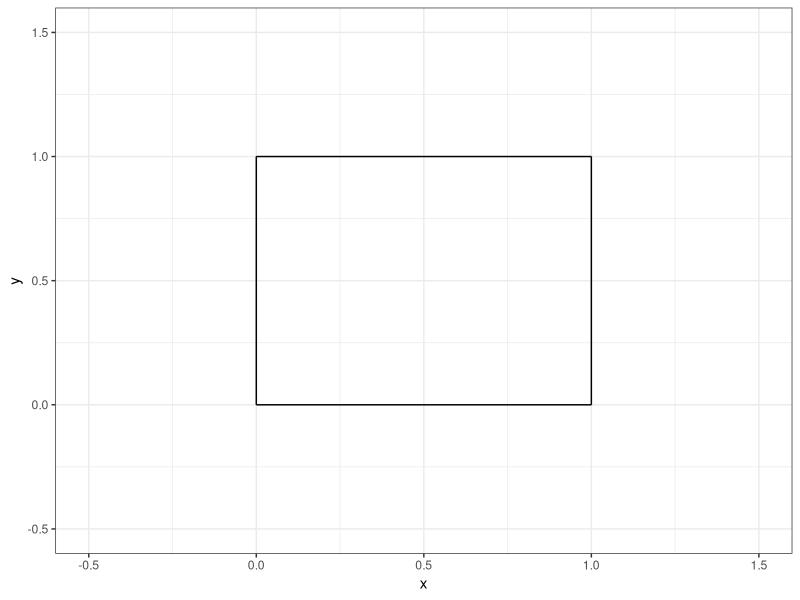
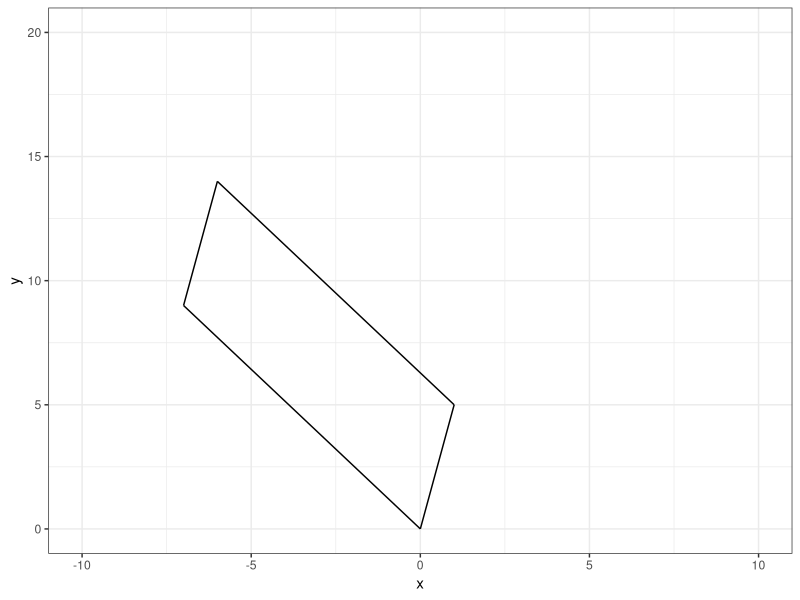
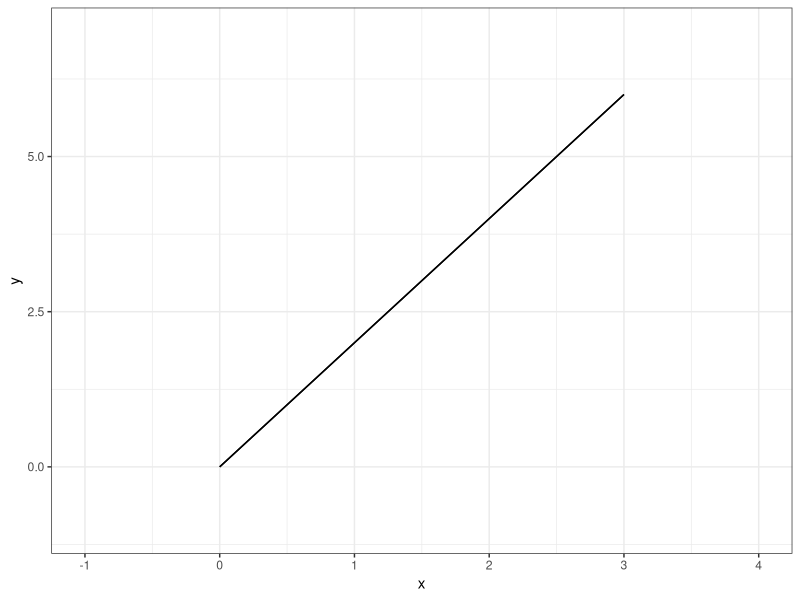
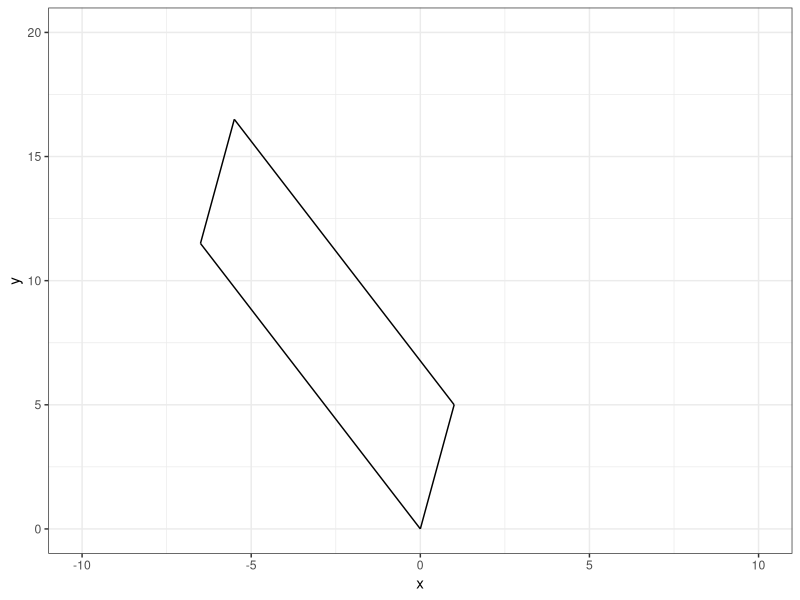

Recreate these plots in R, in order.
## ---- chunk 1
#| echo: false

default_chunk_hook  <- knitr::knit_hooks$get("chunk")

latex_font_size <- c("Huge", "huge", "LARGE", "Large", 
                     "large", "normalsize", "small", 
                     "footnotesize", "scriptsize", "tiny")

knitr::knit_hooks$set(chunk = function(x, options) {
  x <- default_chunk_hook(x, options)
  if(options$size %in% latex_font_size) {
    paste0("\n \\", options$size, "\n\n", 
      x, 
      "\n\n \\normalsize"
    )
  } else {
    x
  }
})

## ---- chunk 2
#| label: load-packages
#| include: false
library(tidyverse)
## ---- chunk 3
#| label: fig-unitsquare
#| fig-cap: "The unit square."
#| fig-width: 3
#| fig-height: 3
#| scale: "80%"
#| fig-align: "center"
#| size: "scriptsize"
ggplot() +
  geom_segment(aes(x = 0, xend = 0,
                   y=0, yend = 1))+
  geom_segment(aes(x = 0, xend = 1,
                   y=1, yend = 1))+
  geom_segment(aes(x = 1, xend = 1,
                   y=0, yend = 1))+
  geom_segment(aes(x = 0, xend = 1,
                   y=0, yend = 0)) +
  theme_bw() + 
  xlim(-0.5, 1.5)+
  ylim(-0.5, 1.5)+
  labs(x = "x", 
       y = "y")
## ---- chunk 4
#| size: "scriptsize"
#| code-fold: FALSE
 
(A = matrix(data=c(1,-7,5,9), nrow=2, ncol=2, byrow=TRUE))
## ---- chunk 5
#| size: "scriptsize"
#| code-fold: FALSE

(M = diag(2))
(T = A %*% M)
## ---- chunk 6
#| size: "scriptsize"
#| code-fold: FALSE
(basis.vector.1 = T[,1])
(basis.vector.2 = T[,2])
## ---- chunk 7
#| size: "scriptsize"
#| code-fold: FALSE
(p.0 = c(0,0))
(p.1 = basis.vector.1)
(p.2 = basis.vector.1 + basis.vector.2)
(p.3 = basis.vector.2)
## ---- chunk 8
#| label: fig-part-1e
#| fig-cap: "Shape (part 1e)."
#| fig-width: 3
#| fig-height: 3
#| scale: "80%"
#| fig-align: "center"
#| size: "scriptsize"
ggplot() +
  geom_segment(aes(x = p.0[1], xend = p.1[1],
                   y=p.0[2], yend = p.1[2]))+
  geom_segment(aes(x = p.1[1], xend = p.2[1],
                   y=p.1[2], yend = p.2[2]))+
  geom_segment(aes(x = p.2[1], xend = p.3[1],
                   y=p.2[2], yend = p.3[2]))+
  geom_segment(aes(x = p.3[1], xend = p.0[1],
                   y=p.3[2], yend = p.0[2])) +
  theme_bw() + 
  xlim(-10, 10)+
  ylim(0, 20)+
  labs(x = "x", 
       y = "y")
## ---- chunk 9
#| size: "scriptsize"
#| code-fold: FALSE
(det.A = det(A))
## ---- chunk 10
#| size: "scriptsize"
#| code-fold: FALSE
 
(A = matrix(data=c(1,2,2,4), nrow=2, ncol=2, byrow=TRUE))
## ---- chunk 11
#| size: "scriptsize"
#| code-fold: FALSE

(M = diag(2))
(T = A %*% M)
## ---- chunk 12
#| size: "scriptsize"
#| code-fold: FALSE
(basis.vector.1 = T[,1])
(basis.vector.2 = T[,2])
## ---- chunk 13
#| size: "scriptsize"
#| code-fold: FALSE
(p.0 = c(0,0))
(p.1 = basis.vector.1)
(p.2 = basis.vector.1 + basis.vector.2)
(p.3 = basis.vector.2)
## ---- chunk 14
#| label: fig-part-2e
#| fig-cap: "Shape (part 2e)."
#| fig-width: 3
#| fig-height: 3
#| scale: "80%"
#| fig-align: "center"
#| size: "scriptsize"
ggplot() +
  geom_segment(aes(x = p.0[1], xend = p.1[1],
                   y=p.0[2], yend = p.1[2]))+
  geom_segment(aes(x = p.1[1], xend = p.2[1],
                   y=p.1[2], yend = p.2[2]))+
  geom_segment(aes(x = p.2[1], xend = p.3[1],
                   y=p.2[2], yend = p.3[2]))+
  geom_segment(aes(x = p.3[1], xend = p.0[1],
                   y=p.3[2], yend = p.0[2])) +
  theme_bw() + 
  xlim(-1, 4)+
  ylim(-1, 7)+
  labs(x = "x", 
       y = "y")
## ---- chunk 15
#| size: "scriptsize"
#| code-fold: FALSE
(det.A = det(A))
## ---- chunk 16
#| size: "scriptsize"
#| code-fold: FALSE
k = 0.5
(M.v = matrix(data=c(1,k,0,1),nrow=2,ncol=2,byrow=TRUE))
(A = matrix(data=c(1,-7,5,9),nrow=2,ncol=2,byrow=TRUE))
(T = A %*% M.v)

(basis.vector.1 = T[,1])
(basis.vector.2 = T[,2])

p.0 = c(0,0)
p.1 = basis.vector.1
p.2 = basis.vector.1 + basis.vector.2
p.3 = basis.vector.2
## ---- chunk 17
#| label: fig-part-3a
#| fig-cap: "Shape (part 3a)."
#| fig-width: 3
#| fig-height: 3
#| scale: "80%"
#| fig-align: "center"
#| size: "scriptsize"
ggplot() +
  geom_segment(aes(x = p.0[1], xend = p.1[1],
                   y=p.0[2], yend = p.1[2]))+
  geom_segment(aes(x = p.1[1], xend = p.2[1],
                   y=p.1[2], yend = p.2[2]))+
  geom_segment(aes(x = p.2[1], xend = p.3[1],
                   y=p.2[2], yend = p.3[2]))+
  geom_segment(aes(x = p.3[1], xend = p.0[1],
                   y=p.3[2], yend = p.0[2])) +
  theme_bw() + 
  xlim(-10, 10)+
  ylim(0, 20)+
  labs(x = "x", 
       y = "y")
## ---- chunk 18
#| size: "scriptsize"
#| code-fold: FALSE
(det.A = det(A))
